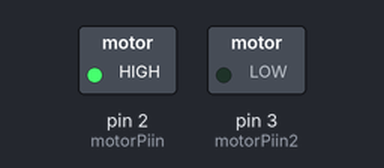
This sketch was run on a simulated Arduino Uno, built with avr-gcc and run on an emulated ATmega328P. Shown: switched loads named in the sketch (green lamp = pin HIGH).

Above: at 0.7 s.
At 1.7 s:
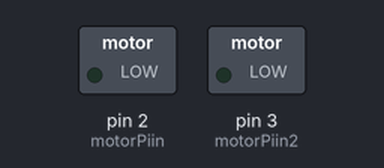
At 3.2 s:
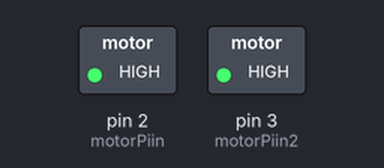
At 5.5 s:
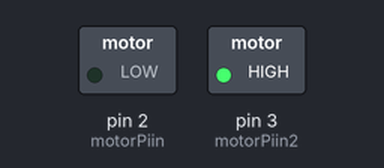
Timing chart, 0 to 6.9 s (numbered marks = the images above):
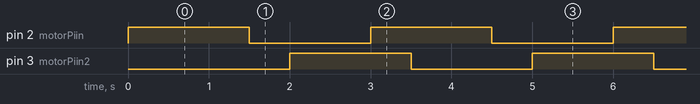

Measured:
- by itself, pin 2 (motorPiin), pin 3 (motorPiin2): alternates HIGH for 1.5 s and LOW for 1.5 s
- by itself, everything shown: repeats every 3.0 s, in 4 steps

The sketch:

basic_dc_left_right.ino
```cpp
#define motorPiin 2
#define motorPiin2 3


void setup() {
  pinMode(motorPiin,OUTPUT);
 pinMode(motorPiin2,OUTPUT);
}

void left()
{
  digitalWrite(motorPiin, HIGH);
  delay(500);
  digitalWrite(motorPiin2, LOW);
}

void rigth()
{
  digitalWrite(motorPiin, LOW);
  delay(500);
  digitalWrite(motorPiin2, HIGH);
}

void loop()
{
  left();
  delay(1000);
  rigth();
  delay(1000);
}
```
